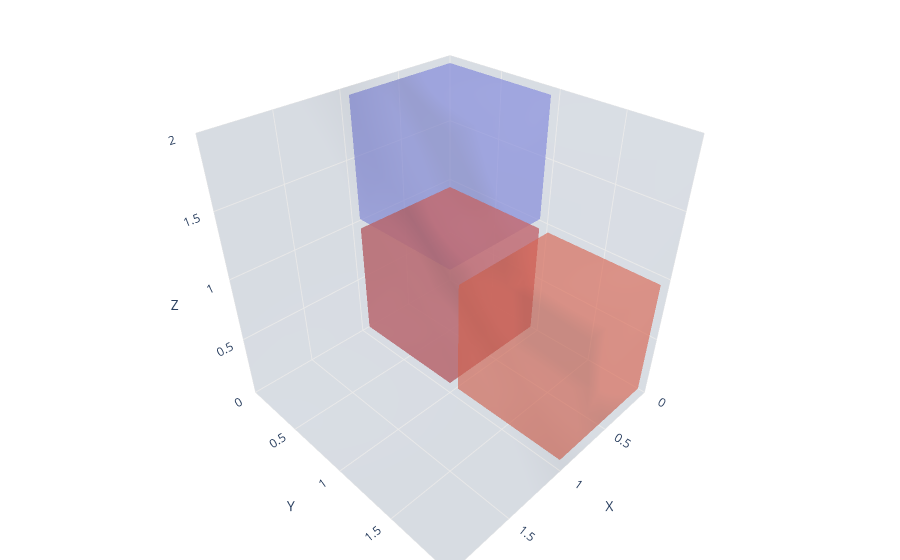
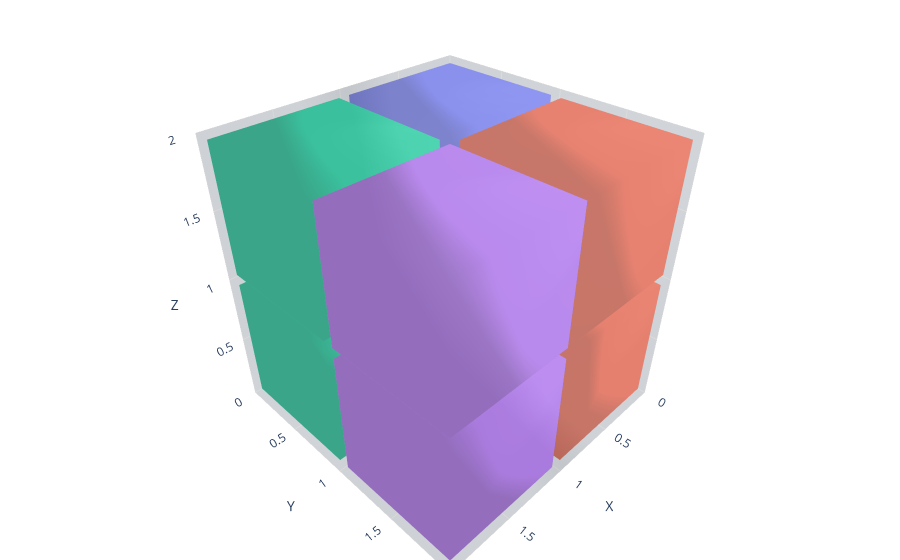

The cell these charts' notebook holds for them, in order:
### Code cell
import plotly.colors
palette = plotly.colors.qualitative.Plotly

sample_shape = [[0,0,0], [0,1,0]]

rotations = generate_rotations(voxels=sample_shape)
translations = generate_translations(voxels=rotations[0], n=2)
print(f"""
sample_shape = 
{np.array(sample_shape)}
first rotation =
{np.array(rotations[0])}
first translation of first rotation =
{np.array(translations[0])}
""")
fig = go.Figure()
plot_voxels(voxels=rotations[0], fig=fig, n=2, color=palette[0])
plot_voxels(voxels=rotations[1], fig=fig, n=2, color=palette[1])
fig.show()

fig = go.Figure()
print(f"""
plotting all {len(translations)} translations
{translations}
""")
for idx,t in enumerate(translations):
    fig = plot_voxels(voxels=t, fig=fig, n=2, color=palette[idx], opacity=1)
fig.show()

### Figure 1 — Plotly figure (JSON) as saved in the notebook; plotly's stock layout.template omitted (floating-point values rounded to 4 significant figures)
{"data": [{"alphahull": 1, "color": "#636EFA", "opacity": 0.4, "showscale": false, "type": "mesh3d", "x": [0.04, 0.96, 0.96, 0.04, 0.04, 0.96, 0.96, 0.04], "y": [0.04, 0.04, 0.96, 0.96, 0.04, 0.04, 0.96, 0.96], "z": [0.04, 0.04, 0.04, 0.04, 0.96, 0.96, 0.96, 0.96]}, {"alphahull": 1, "color": "#636EFA", "opacity": 0.4, "showscale": false, "type": "mesh3d", "x": [0.04, 0.96, 0.96, 0.04, 0.04, 0.96, 0.96, 0.04], "y": [0.04, 0.04, 0.96, 0.96, 0.04, 0.04, 0.96, 0.96], "z": [1.04, 1.04, 1.04, 1.04, 1.96, 1.96, 1.96, 1.96]}, {"alphahull": 0, "color": "lightgray", "opacity": 0.1, "showscale": false, "type": "mesh3d", "x": [0, 2, 2, 0, 0, 2, 2, 0], "y": [0, 0, 2, 2, 0, 0, 2, 2], "z": [0, 0, 0, 0, 2, 2, 2, 2]}, {"alphahull": 1, "color": "#EF553B", "opacity": 0.4, "showscale": false, "type": "mesh3d", "x": [0.04, 0.96, 0.96, 0.04, 0.04, 0.96, 0.96, 0.04], "y": [0.04, 0.04, 0.96, 0.96, 0.04, 0.04, 0.96, 0.96], "z": [0.04, 0.04, 0.04, 0.04, 0.96, 0.96, 0.96, 0.96]}, {"alphahull": 1, "color": "#EF553B", "opacity": 0.4, "showscale": false, "type": "mesh3d", "x": [0.04, 0.96, 0.96, 0.04, 0.04, 0.96, 0.96, 0.04], "y": [1.04, 1.04, 1.96, 1.96, 1.04, 1.04, 1.96, 1.96], "z": [0.04, 0.04, 0.04, 0.04, 0.96, 0.96, 0.96, 0.96]}, {"alphahull": 0, "color": "lightgray", "opacity": 0.1, "showscale": false, "type": "mesh3d", "x": [0, 2, 2, 0, 0, 2, 2, 0], "y": [0, 0, 2, 2, 0, 0, 2, 2], "z": [0, 0, 0, 0, 2, 2, 2, 2]}], "layout": {"margin": {"b": 0, "l": 0, "r": 0, "t": 0}, "scene": {"aspectratio": {"x": 1, "y": 1, "z": 1}, "xaxis": {"range": [0, 2], "title": {"text": "X"}}, "yaxis": {"range": [0, 2], "title": {"text": "Y"}}, "zaxis": {"range": [0, 2], "title": {"text": "Z"}}}}}

### Figure 2 — Plotly figure (JSON) as saved in the notebook; plotly's stock layout.template omitted (floating-point values rounded to 4 significant figures)
{"data": [{"alphahull": 1, "color": "#636EFA", "opacity": 1, "showscale": false, "type": "mesh3d", "x": [0.04, 0.96, 0.96, 0.04, 0.04, 0.96, 0.96, 0.04], "y": [0.04, 0.04, 0.96, 0.96, 0.04, 0.04, 0.96, 0.96], "z": [0.04, 0.04, 0.04, 0.04, 0.96, 0.96, 0.96, 0.96]}, {"alphahull": 1, "color": "#636EFA", "opacity": 1, "showscale": false, "type": "mesh3d", "x": [0.04, 0.96, 0.96, 0.04, 0.04, 0.96, 0.96, 0.04], "y": [0.04, 0.04, 0.96, 0.96, 0.04, 0.04, 0.96, 0.96], "z": [1.04, 1.04, 1.04, 1.04, 1.96, 1.96, 1.96, 1.96]}, {"alphahull": 0, "color": "lightgray", "opacity": 0.1, "showscale": false, "type": "mesh3d", "x": [0, 2, 2, 0, 0, 2, 2, 0], "y": [0, 0, 2, 2, 0, 0, 2, 2], "z": [0, 0, 0, 0, 2, 2, 2, 2]}, {"alphahull": 1, "color": "#EF553B", "opacity": 1, "showscale": false, "type": "mesh3d", "x": [0.04, 0.96, 0.96, 0.04, 0.04, 0.96, 0.96, 0.04], "y": [1.04, 1.04, 1.96, 1.96, 1.04, 1.04, 1.96, 1.96], "z": [0.04, 0.04, 0.04, 0.04, 0.96, 0.96, 0.96, 0.96]}, {"alphahull": 1, "color": "#EF553B", "opacity": 1, "showscale": false, "type": "mesh3d", "x": [0.04, 0.96, 0.96, 0.04, 0.04, 0.96, 0.96, 0.04], "y": [1.04, 1.04, 1.96, 1.96, 1.04, 1.04, 1.96, 1.96], "z": [1.04, 1.04, 1.04, 1.04, 1.96, 1.96, 1.96, 1.96]}, {"alphahull": 0, "color": "lightgray", "opacity": 0.1, "showscale": false, "type": "mesh3d", "x": [0, 2, 2, 0, 0, 2, 2, 0], "y": [0, 0, 2, 2, 0, 0, 2, 2], "z": [0, 0, 0, 0, 2, 2, 2, 2]}, {"alphahull": 1, "color": "#00CC96", "opacity": 1, "showscale": false, "type": "mesh3d", "x": [1.04, 1.96, 1.96, 1.04, 1.04, 1.96, 1.96, 1.04], "y": [0.04, 0.04, 0.96, 0.96, 0.04, 0.04, 0.96, 0.96], "z": [0.04, 0.04, 0.04, 0.04, 0.96, 0.96, 0.96, 0.96]}, {"alphahull": 1, "color": "#00CC96", "opacity": 1, "showscale": false, "type": "mesh3d", "x": [1.04, 1.96, 1.96, 1.04, 1.04, 1.96, 1.96, 1.04], "y": [0.04, 0.04, 0.96, 0.96, 0.04, 0.04, 0.96, 0.96], "z": [1.04, 1.04, 1.04, 1.04, 1.96, 1.96, 1.96, 1.96]}, {"alphahull": 0, "color": "lightgray", "opacity": 0.1, "showscale": false, "type": "mesh3d", "x": [0, 2, 2, 0, 0, 2, 2, 0], "y": [0, 0, 2, 2, 0, 0, 2, 2], "z": [0, 0, 0, 0, 2, 2, 2, 2]}, {"alphahull": 1, "color": "#AB63FA", "opacity": 1, "showscale": false, "type": "mesh3d", "x": [1.04, 1.96, 1.96, 1.04, 1.04, 1.96, 1.96, 1.04], "y": [1.04, 1.04, 1.96, 1.96, 1.04, 1.04, 1.96, 1.96], "z": [0.04, 0.04, 0.04, 0.04, 0.96, 0.96, 0.96, 0.96]}, {"alphahull": 1, "color": "#AB63FA", "opacity": 1, "showscale": false, "type": "mesh3d", "x": [1.04, 1.96, 1.96, 1.04, 1.04, 1.96, 1.96, 1.04], "y": [1.04, 1.04, 1.96, 1.96, 1.04, 1.04, 1.96, 1.96], "z": [1.04, 1.04, 1.04, 1.04, 1.96, 1.96, 1.96, 1.96]}, {"alphahull": 0, "color": "lightgray", "opacity": 0.1, "showscale": false, "type": "mesh3d", "x": [0, 2, 2, 0, 0, 2, 2, 0], "y": [0, 0, 2, 2, 0, 0, 2, 2], "z": [0, 0, 0, 0, 2, 2, 2, 2]}], "layout": {"margin": {"b": 0, "l": 0, "r": 0, "t": 0}, "scene": {"aspectratio": {"x": 1, "y": 1, "z": 1}, "xaxis": {"range": [0, 2], "title": {"text": "X"}}, "yaxis": {"range": [0, 2], "title": {"text": "Y"}}, "zaxis": {"range": [0, 2], "title": {"text": "Z"}}}}}
